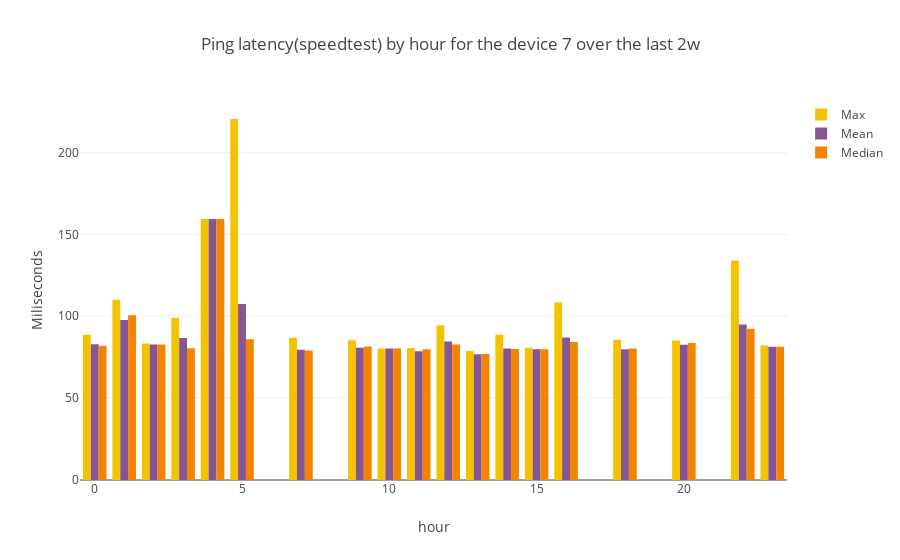

Notebook source saved alongside this figure:
### Code cell
device_number=7
subset=by_hour_by_device_p2[by_hour_by_device_p2["SK_PI"]==device_number]
combined_bar_plot_3traces(xvalues=subset["hour"],
                         yvalues1=subset["max"],
                         yvalues2=subset["mean"],
                         yvalues3=subset["median"],
                         name1="Max",
                         name2="Mean",
                         name3="Median",
                         title="Ping latency(speedtest) by hour for the device "+str(device_number)+" over the last "+time_interval,
                         xtitle="hour",
                         stack=False)

### Figure 1 — Plotly figure (JSON) as saved in the notebook; plotly's stock layout.template omitted (floating-point values rounded to 4 significant figures)
{"data": [{"marker": {"color": "F3C300"}, "name": "Max", "type": "bar", "x": [0, 1, 2, 3, 4, 5, 7, 9, 10, 11, 12, 13, 14, 15, 16, 18, 20, 22, 23], "y": [88.72, 110.1, 83.29, 98.86, 159.4, 220.4, 86.9, 85.36, 80.35, 80.56, 94.53, 78.73, 88.73, 80.69, 108.4, 85.67, 85.11, 134.0, 82.15]}, {"marker": {"color": "875692"}, "name": "Mean", "type": "bar", "x": [0, 1, 2, 3, 4, 5, 7, 9, 10, 11, 12, 13, 14, 15, 16, 18, 20, 22, 23], "y": [82.83, 97.66, 82.78, 86.7, 159.4, 107.5, 79.56, 80.81, 80.35, 78.67, 84.51, 76.78, 80.22, 79.88, 86.94, 79.88, 82.58, 94.89, 81.33]}, {"marker": {"color": "F38400"}, "name": "Median", "type": "bar", "x": [0, 1, 2, 3, 4, 5, 7, 9, 10, 11, 12, 13, 14, 15, 16, 18, 20, 22, 23], "y": [81.9, 100.6, 82.78, 80.4, 159.4, 85.94, 79.1, 81.44, 80.35, 79.86, 82.78, 76.86, 79.92, 79.88, 84.3, 80.23, 83.59, 92.32, 81.33]}], "layout": {"title": "Ping latency(speedtest) by hour for the device 7 over the last 2w", "xaxis": {"title": "hour"}, "yaxis": {"title": "Miliseconds"}}}
